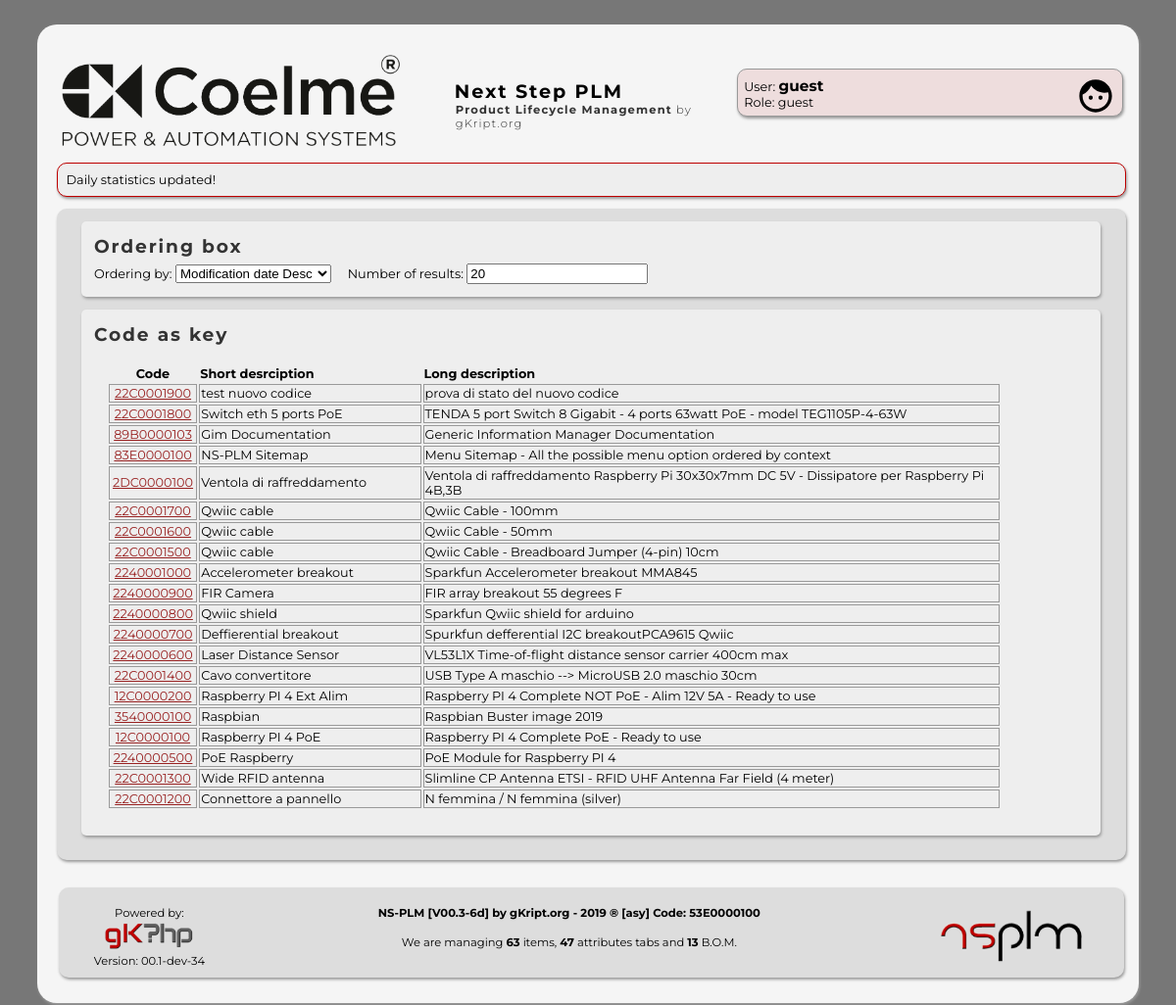
The page /search.php on the database as committed earlier.
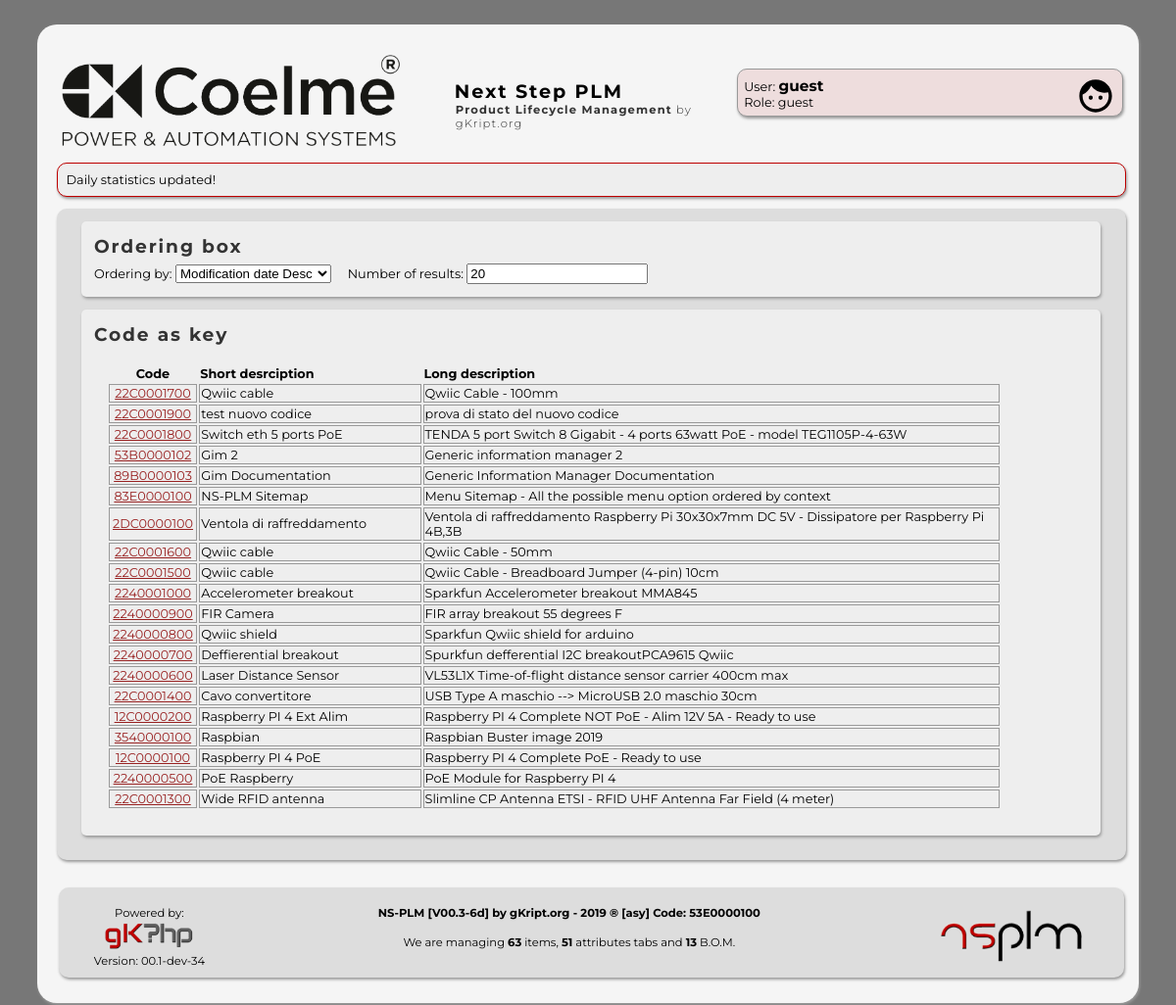
The same page on the database as committed later.
### tables this page shows
CREATE TABLE IF NOT EXISTS `elenco_codici` (
  `idCodice` int(11) NOT NULL AUTO_INCREMENT,
  `codice` varchar(10) NOT NULL,
  `T` int(1) NOT NULL,
  `CG` varchar(3) NOT NULL,
  `CS` varchar(3) NOT NULL,
  `abbreviazione` text NOT NULL,
  `descrizione` text NOT NULL,
  `dbCodici` int(11) NOT NULL DEFAULT 0,
  `status` int(3) NOT NULL DEFAULT 1,
  `createTS` timestamp NOT NULL DEFAULT current_timestamp(),
  `modifyTS` timestamp NOT NULL DEFAULT current_timestamp() ON UPDATE current_timestamp(),
  PRIMARY KEY (`idCodice`),
  UNIQUE KEY `codice` (`codice`)
);

### src/php/gkphp/Mysqli_gk.php (called while the page is built, shortened)
<?php
	function query_get_num_rows( $query , $echo = 0 ) {
		global $mysqli;
		$result = $mysqli->query ( $query ) or
			die( "query_single_line() : Problem with query<br/>&nbsp;&nbsp;&nbsp;&nbsp;Query : $query<br/>&nbsp;&nbsp;&nbsp;&nbsp;MySql :" . $mysqli->error ."<br/>" );
		return $result->num_rows;
	}
?>

### src/php/template/code_functions.php (the view, shortened to what this page needs)
	<?php
	function code_link( $code , $link = "code.php?code" ) {
		echo '<a href="' . $link . "=" . $code . '">' . $code . "</a>";
	}
?>

### search.php (shortened to what this page needs)
<?php
	require_once 'includes.php';
	require_once NSID_PLM_SRC_TEMPLATE . 'code_functions.php';
	$order 	= get_check( 'order'	, "mod_desc"	);
	$limit	=	get_check( 'limit' 	, 20					);
	include NSID_PLM_SRC_TEMPLATE . 'navmenu.php';
	$sql = "";
	$nores = 5;
	if ( ( ! $order ) || ( $order == "cod_desc" ) )
		$sorder = "ORDER BY `elenco_codici`.`codice` DESC";
	else if ( $order == "cod_asc" )
		$sorder = "ORDER BY `elenco_codici`.`codice` ASC";
	else if ( $order == "short_desc" )
		$sorder = "ORDER BY `elenco_codici`.`abbreviazione` DESC";
	else if ( $order == "short_asc" )
		$sorder = "ORDER BY `elenco_codici`.`abbreviazione` ASC";
	else if ( $order == "long_desc" )
		$sorder = "ORDER BY `elenco_codici`.`descrizione` DESC";
	else if ( $order == "long_asc" )
		$sorder = "ORDER BY `elenco_codici`.`descrizione` ASC";
	else if ( $order == "creat_desc" )
		$sorder = "ORDER BY `elenco_codici`.`createTS` DESC";
	else if ( $order == "creat_asc" )
		$sorder = "ORDER BY `elenco_codici`.`createTS` ASC";
	else if ( $order == "mod_desc" )
		$sorder = "ORDER BY `elenco_codici`.`modifyTS` DESC";
	$slimit = "Limit 0,$limit;";
	if ( ( $T != "_" ) || ( $G != "_" ) || ( $S != "_" ) || ( $text != "" ) ) {
		$test = 0;
		$activity = 1;
		if ( $text == "" ) {
			if ( ( $T == "x" ) || ( $T == "" ) )	$T = "_";
			if ( ( $G == "x" ) || ( $G == "" ) )	$G = "_";
			if ( ( $S == "x" ) || ( $S == "" ) )	$S = "_";
			$str = "&nbsp;&nbsp;&nbsp;&nbsp;Context: \"" . $T.$G.$S . "\"";
			$insflt = "WHERE `codice` LIKE '".$T.$G.$S."%'";
			$sql = "SELECT * FROM `elenco_codici` $insflt $sorder $slimit;";
			if ( query_get_num_rows( $sql ) )	$test++;
		}
		else {
			if ( is_context( $text ) ) {
				$upstr = strtoupper( $text );
				$T = substr( $upstr , 0 , 1 );
				$G = substr( $upstr , 1 , 1 );
				$S = substr( $upstr , 2 , 1 );
			}
			$sql = "SELECT * FROM `elenco_codici` WHERE `codice` LIKE '%$text%' $sorder $slimit;";
			if ( query_get_num_rows( $sql ) )	$test++;
			$sql = "SELECT * FROM `elenco_codici` WHERE `abbreviazione` LIKE '%$text%' $sorder $slimit;";
			if ( query_get_num_rows( $sql ) )	$test++;
			$sql = "SELECT * FROM `elenco_codici` WHERE `descrizione` LIKE '%$text%' $sorder $slimit;";
			if ( query_get_num_rows( $sql ) )	$test++;
			$str = "&nbsp;&nbsp;&nbsp;&nbsp;" . "Text: \"" . $text . "\"";
			$sql = "";
		}
	}
	else
		$sql = "SELECT * FROM `elenco_codici` $sorder $slimit;";
?>
	<div class="insidecodelite">
		<div class="codelite">
			<h2>Ordering box</h2><br/>
		</div>
<?php
		$rows = query_get_num_rows( $sql );
		if ( $rows ) {
?>
		<div class="codelite">
			<h2>Code as key</h2><br/>
			<table style="margin:1em;" width="90%">
				<tr>
					<th style="text-align: center;" >Code</th>
					<th style="text-align: left;" >Short desrciption</th>
					<th style="text-align: left;" >Long description</th>
				</tr>
	<?php
			if ($result = $mysqli->query($sql)) {
				for( $r = 0 ; $r < $rows ; $r++ ) {
						$array = $result->fetch_array();
						print( "<td style='text-align: center; border:1px solid #999;' width='10%'>" );
						code_link($array['codice']);
				}
			}
	?>
			</table>
		</div>
<?php
		}
		else
			$nores--;
	?>
	</div>
<?php
	include NSID_PLM_SRC_TEMPLATE . 'footer.php';
?>

Rows that differ between the two databases and show on the page:
no longer on this page (row unchanged): elenco_codici: codice "22C0001200"
now on this page (row edited): elenco_codici: codice "53B0000102"
Other text that changed with them:
new list line: "Gim 2 Generic information manager 2"
text no longer shown: "47"
text now shown: "51"
list line gone: "Connettore a pannello N femmina / N femmina (silver)"
